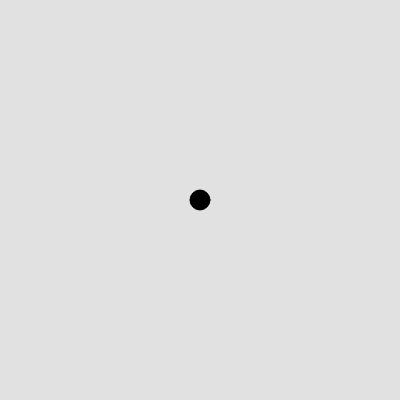
Frame 1 (no input)
Frame 60 (no input): identical to frame 1, image omitted
Frame 120 (the mouse pressed at the canvas centre since frame 60): identical to frame 1, image omitted

The p5.js sketch that drew this single still picture (run headless with seeded random() and noise() and a simulated clock; from frame 60 on, the mouse is pressed at the canvas centre):

// p5.js sketch
// ── sketch.js
//define and set inial variable values
var x = 200;
var y = 200;
var r = 20;

/* we also need boolean variable to check if 
	mouse is dragging or not */
var isDragging = false; //start in 'false' state


function setup() {
	createCanvas(400, 400);
	fill(0); //we want a black circle, so fill black
}

function draw() {
	background(225);
	console.log(isDragging);
	ellipse(x, y, r, r);

	/* if isDragging is true, 
	set x and y to mouseX and mouseY */
	if(isDragging === true){
		x = mouseX;
		y = mouseY;
	}
}

/* when mouse is pressed, check if mouse is inside circle
	if it is, set dragging state to true */
function mousePressed(){
	//use distance function for this check
	if( dist(x, y, mouseX, mouseY) < r/2){
		isDragging = true;
	}
}

function mouseReleased(){
	isDragging = false;
}
